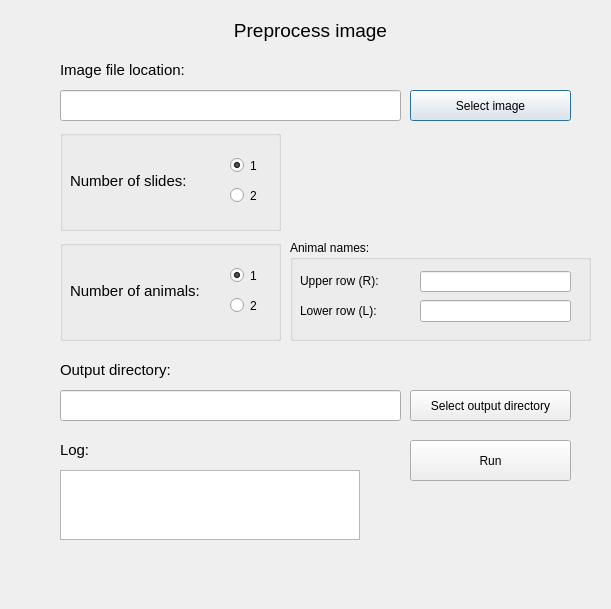
<?xml version="1.0" encoding="UTF-8"?>
<ui version="4.0">
 <class>animal_mouse</class>
 <widget class="QDialog" name="animal_mouse">
  <property name="enabled">
   <bool>true</bool>
  </property>
  <property name="geometry">
   <rect>
    <x>0</x>
    <y>0</y>
    <width>611</width>
    <height>609</height>
   </rect>
  </property>
  <property name="windowTitle">
   <string>Preprocess image...</string>
  </property>
  <widget class="QLineEdit" name="image_fname_textbox">
   <property name="geometry">
    <rect>
     <x>60</x>
     <y>90</y>
     <width>341</width>
     <height>31</height>
    </rect>
   </property>
  </widget>
  <widget class="QPushButton" name="select_image">
   <property name="geometry">
    <rect>
     <x>410</x>
     <y>90</y>
     <width>161</width>
     <height>31</height>
    </rect>
   </property>
   <property name="text">
    <string>Select image</string>
   </property>
  </widget>
  <widget class="QPushButton" name="process">
   <property name="geometry">
    <rect>
     <x>410</x>
     <y>440</y>
     <width>161</width>
     <height>41</height>
    </rect>
   </property>
   <property name="text">
    <string>Run</string>
   </property>
  </widget>
  <widget class="QLabel" name="label_2">
   <property name="geometry">
    <rect>
     <x>30</x>
     <y>10</y>
     <width>561</width>
     <height>41</height>
    </rect>
   </property>
   <property name="font">
    <font>
     <pointsize>14</pointsize>
    </font>
   </property>
   <property name="text">
    <string>Preprocess image</string>
   </property>
   <property name="alignment">
    <set>Qt::AlignCenter</set>
   </property>
  </widget>
  <widget class="QLabel" name="select_image_file">
   <property name="geometry">
    <rect>
     <x>60</x>
     <y>50</y>
     <width>351</width>
     <height>41</height>
    </rect>
   </property>
   <property name="font">
    <font>
     <pointsize>11</pointsize>
    </font>
   </property>
   <property name="text">
    <string>&lt;html&gt;&lt;head/&gt;&lt;body&gt;&lt;p&gt;Image file location:&lt;/p&gt;&lt;/body&gt;&lt;/html&gt;</string>
   </property>
  </widget>
  <widget class="QGroupBox" name="group_num_animals">
   <property name="enabled">
    <bool>true</bool>
   </property>
   <property name="geometry">
    <rect>
     <x>60</x>
     <y>240</y>
     <width>221</width>
     <height>101</height>
    </rect>
   </property>
   <property name="title">
    <string/>
   </property>
   <widget class="QRadioButton" name="num_animals_1">
    <property name="geometry">
     <rect>
      <x>170</x>
      <y>20</y>
      <width>51</width>
      <height>31</height>
     </rect>
    </property>
    <property name="text">
     <string>1</string>
    </property>
    <property name="checkable">
     <bool>true</bool>
    </property>
    <property name="checked">
     <bool>true</bool>
    </property>
   </widget>
   <widget class="QRadioButton" name="num_animals_2">
    <property name="geometry">
     <rect>
      <x>170</x>
      <y>50</y>
      <width>51</width>
      <height>31</height>
     </rect>
    </property>
    <property name="text">
     <string>2</string>
    </property>
    <property name="checked">
     <bool>false</bool>
    </property>
   </widget>
   <widget class="QLabel" name="label_4">
    <property name="geometry">
     <rect>
      <x>10</x>
      <y>30</y>
      <width>151</width>
      <height>41</height>
     </rect>
    </property>
    <property name="font">
     <font>
      <pointsize>11</pointsize>
     </font>
    </property>
    <property name="text">
     <string>Number of animals:</string>
    </property>
   </widget>
  </widget>
  <widget class="QGroupBox" name="group_slides">
   <property name="geometry">
    <rect>
     <x>60</x>
     <y>130</y>
     <width>221</width>
     <height>101</height>
    </rect>
   </property>
   <property name="title">
    <string/>
   </property>
   <widget class="QRadioButton" name="num_slides_1">
    <property name="geometry">
     <rect>
      <x>170</x>
      <y>20</y>
      <width>41</width>
      <height>31</height>
     </rect>
    </property>
    <property name="text">
     <string>1</string>
    </property>
    <property name="checked">
     <bool>true</bool>
    </property>
   </widget>
   <widget class="QRadioButton" name="num_slides_2">
    <property name="enabled">
     <bool>true</bool>
    </property>
    <property name="geometry">
     <rect>
      <x>170</x>
      <y>50</y>
      <width>51</width>
      <height>31</height>
     </rect>
    </property>
    <property name="text">
     <string>2</string>
    </property>
    <property name="checked">
     <bool>false</bool>
    </property>
   </widget>
   <widget class="QLabel" name="label">
    <property name="geometry">
     <rect>
      <x>10</x>
      <y>30</y>
      <width>141</width>
      <height>41</height>
     </rect>
    </property>
    <property name="font">
     <font>
      <pointsize>11</pointsize>
     </font>
    </property>
    <property name="text">
     <string>Number of slides:</string>
    </property>
   </widget>
  </widget>
  <widget class="QGroupBox" name="group_animal_names">
   <property name="geometry">
    <rect>
     <x>290</x>
     <y>240</y>
     <width>301</width>
     <height>101</height>
    </rect>
   </property>
   <property name="title">
    <string>Animal names:</string>
   </property>
   <widget class="QLineEdit" name="animal_right_name_textbox">
    <property name="geometry">
     <rect>
      <x>130</x>
      <y>31</y>
      <width>151</width>
      <height>21</height>
     </rect>
    </property>
   </widget>
   <widget class="QLineEdit" name="animal_left_name_textbox">
    <property name="geometry">
     <rect>
      <x>130</x>
      <y>60</y>
      <width>151</width>
      <height>22</height>
     </rect>
    </property>
    <property name="frame">
     <bool>true</bool>
    </property>
   </widget>
   <widget class="QLabel" name="upper_row">
    <property name="geometry">
     <rect>
      <x>10</x>
      <y>30</y>
      <width>111</width>
      <height>21</height>
     </rect>
    </property>
    <property name="text">
     <string>Upper row (R):</string>
    </property>
   </widget>
   <widget class="QLabel" name="lower_row">
    <property name="geometry">
     <rect>
      <x>10</x>
      <y>60</y>
      <width>111</width>
      <height>21</height>
     </rect>
    </property>
    <property name="text">
     <string>Lower row (L):</string>
    </property>
   </widget>
  </widget>
  <widget class="QLabel" name="output_directory_label">
   <property name="geometry">
    <rect>
     <x>60</x>
     <y>350</y>
     <width>131</width>
     <height>41</height>
    </rect>
   </property>
   <property name="font">
    <font>
     <pointsize>11</pointsize>
    </font>
   </property>
   <property name="text">
    <string>&lt;html&gt;&lt;head/&gt;&lt;body&gt;&lt;p&gt;Output directory:&lt;/p&gt;&lt;/body&gt;&lt;/html&gt;</string>
   </property>
  </widget>
  <widget class="QPushButton" name="select_output_directory">
   <property name="geometry">
    <rect>
     <x>410</x>
     <y>390</y>
     <width>161</width>
     <height>31</height>
    </rect>
   </property>
   <property name="text">
    <string>Select output directory</string>
   </property>
  </widget>
  <widget class="QLineEdit" name="output_directory_textbox">
   <property name="geometry">
    <rect>
     <x>60</x>
     <y>390</y>
     <width>341</width>
     <height>31</height>
    </rect>
   </property>
  </widget>
  <widget class="QLabel" name="log_textbox_label">
   <property name="geometry">
    <rect>
     <x>60</x>
     <y>430</y>
     <width>131</width>
     <height>41</height>
    </rect>
   </property>
   <property name="font">
    <font>
     <pointsize>11</pointsize>
    </font>
   </property>
   <property name="text">
    <string>&lt;html&gt;&lt;head/&gt;&lt;body&gt;&lt;p&gt;Log:&lt;/p&gt;&lt;/body&gt;&lt;/html&gt;</string>
   </property>
  </widget>
  <widget class="QTextEdit" name="log_textbox">
   <property name="geometry">
    <rect>
     <x>60</x>
     <y>470</y>
     <width>300</width>
     <height>70</height>
    </rect>
   </property>
    <property name="readOnly">
     <bool>true</bool>
    </property>
  </widget>
  <zorder>group_slides</zorder>
  <zorder>group_num_animals</zorder>
  <zorder>image_fname_textbox</zorder>
  <zorder>select_image</zorder>
  <zorder>process</zorder>
  <zorder>label_2</zorder>
  <zorder>select_image_file</zorder>
  <zorder>group_animal_names</zorder>
  <zorder>output_directory_label</zorder>
  <zorder>select_output_directory</zorder>
  <zorder>output_directory_textbox</zorder>
  <zorder>log_textbox_label</zorder>
  <zorder>log_textbox</zorder>
 </widget>
 <resources/>
 <connections/>
</ui>
